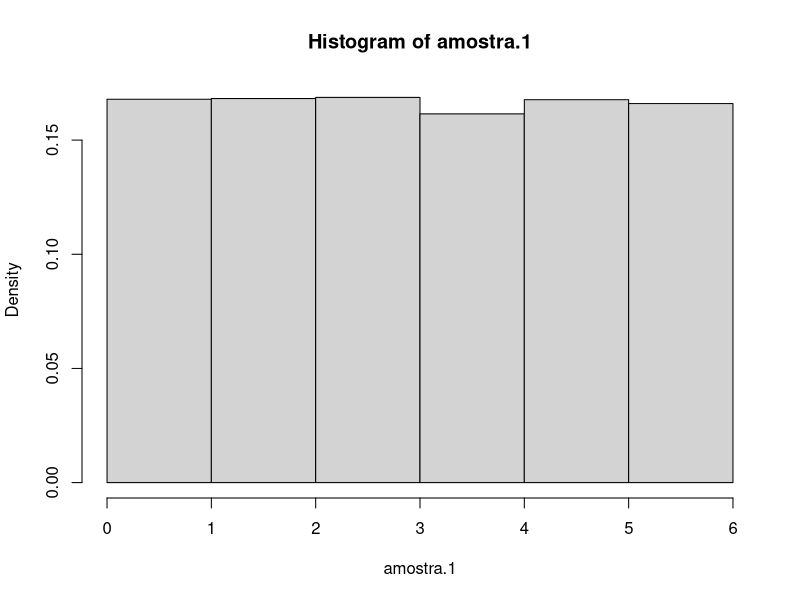
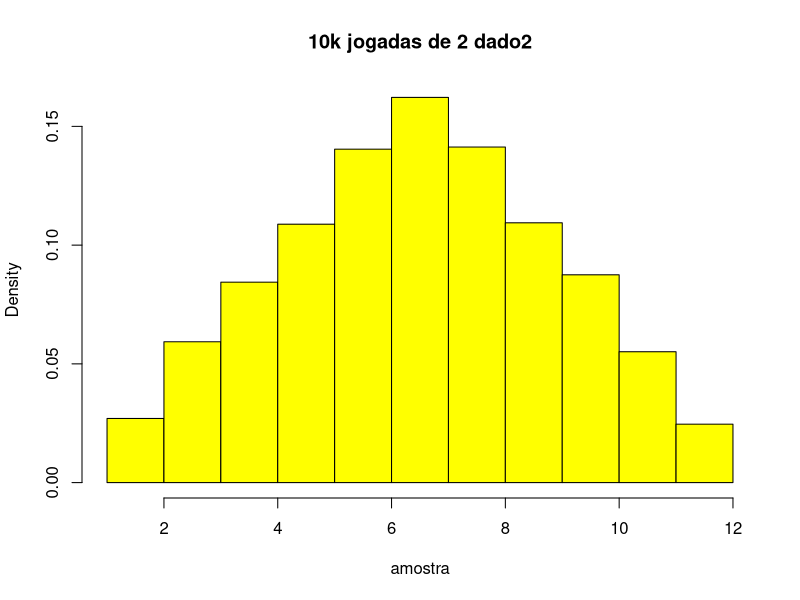
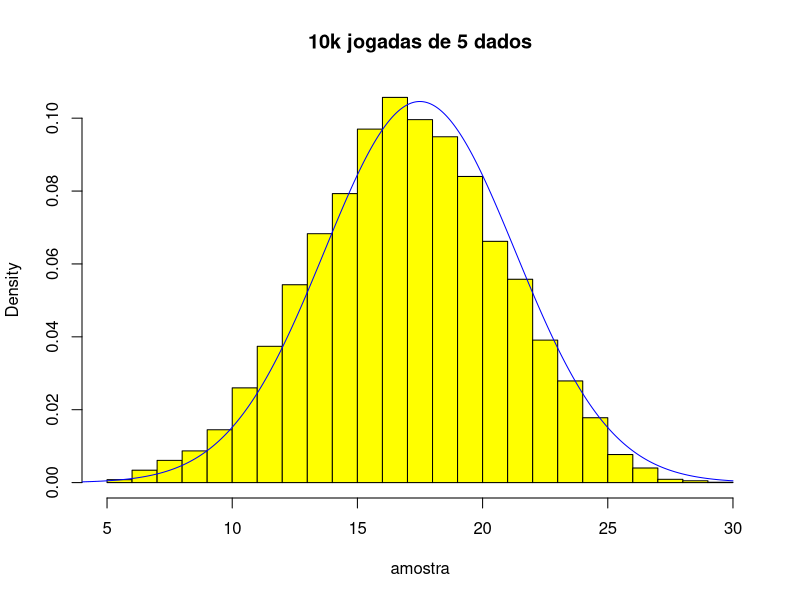
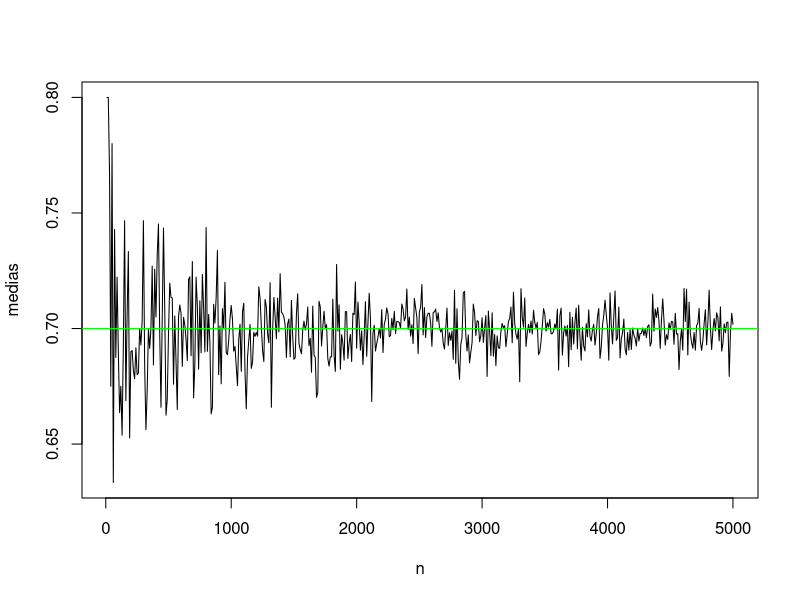
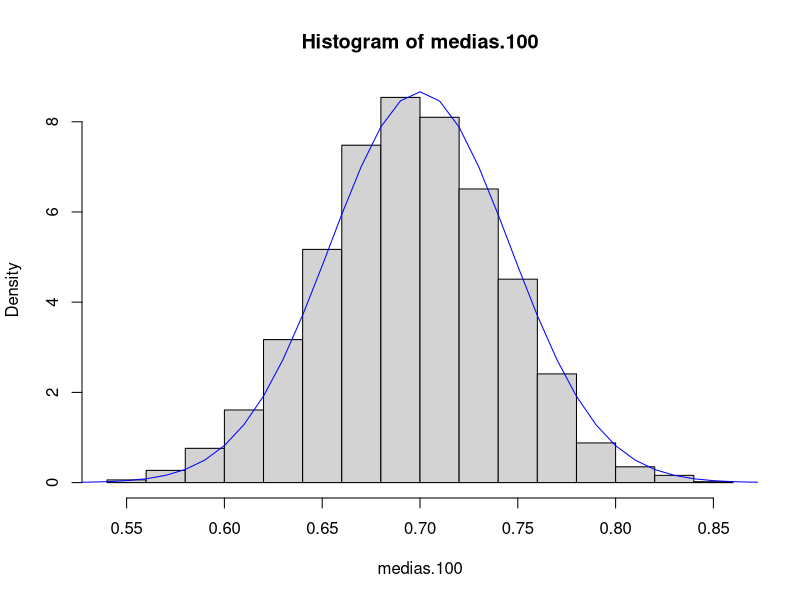

These figures' R source, in order:
## Introdução - jogando dados

# lançamento de 10000 dados de 6 faces
amostra.1 <- sample(1:6, replace = TRUE, 10000)

hist(amostra.1, breaks = 0:6, prob=TRUE)

amostra.2 <- sample(1:6, replace = TRUE, 10000)

# amostra com soma das amostras anteriores
amostra <- amostra.1 + amostra.2

hist(amostra, breaks = 1:12, main = "10k jogadas de 2 dado2", col = "yellow", prob=TRUE)

amostra.3 <- sample(1:6, replace = TRUE, 10000)

amostra.4 <- sample(1:6, replace = TRUE, 10000)

amostra.5 <- sample(1:6, replace = TRUE, 10000)

amostra <- amostra + amostra.3 + amostra.4 + amostra.5

hist(amostra, breaks = 5:30, main = "10k jogadas de 5 dados", col = "yellow", prob=TRUE)

# Plotando a distribuição normal equivalente
normal.seq <- seq(0, 30, 0.01)
sd.amostra <- sd(amostra)
m.amostra <- mean(amostra)

normal.data <- dnorm(normal.seq, m.amostra, sd.amostra)
lines(normal.seq, normal.data, col = "blue")

## Exemplo pratico - Simulação

quantidade.de.eleitores <- 100000

# vector com votos positivos
votos.candidato.a <- rep(1, 0.7 * quantidade.de.eleitores)
# vector com votos negativos
votos.candidato.b <- rep(0, 0.3 * quantidade.de.eleitores)

eleitores <- append(votos.candidato.a, votos.candidato.b)

#permutar a posicao dos eleitores somente para garantir que a ordem nao afeta o resultado
eleitores <- sample(eleitores)

mean(eleitores)

# distanciamento da proporção de eleitores a partir do tamanho da amostra
amostra <- sample(eleitores, 10)
amostra
mean(amostra)

amostra <- sample(eleitores, 100)
mean(amostra)

amostra <- sample(eleitores, 10000)
mean(amostra)

# vamos ver esse corpotamento graficamente
n <- seq(10, 5000, 10)
medias <- unlist(lapply(n, function(x) mean(sample(eleitores, size=x))))
plot(n, medias, t='l')
abline(h = 0.7, col='green')

# verificando a compatibilidade das médicas com a distribuição normal
medias.100 <- numeric(5000)
for(i in 1:length(medias.100)) {
  medias.100[i] <- mean(sample(eleitores, size=100))
}

sd.medias.100 <- sd(medias.100)
m.medias.100 <- mean(medias.100)
hist(medias.100, prob=TRUE)

normal.seq <- seq(0,1,0.01)
normal.data <- dnorm(normal.seq, m.medias.100, sd.medias.100)
lines(normal.seq, normal.data, col = "blue")

# usando o teste de Shapiro para testar a aderência da amostra à normalidade 
shapiro.test(medias.100)

## Exemplo pratico - Calculando o tamanho ideal da amostra

# Critério de confiança: 95% p_real
# p_estimado - erro <= p_real <= p_estimado + erro
erro <- 0.02
# erro = Z * desvio / sqrt(n) 
# n = Z^2/erro^2 * desvio
# desvio binomial = p(1 - p)

# cenario p = 0.5
Z <- qnorm(0.975)
p <- 0.5 
n <- Z^2/erro^2 * p * (1 - p)
# n é aproximadamente 2400

# cenario p = 0.9
p <- 0.9
n <- Z^2/erro^2 * p * (1 - p)
# n é aproximadamente 864
